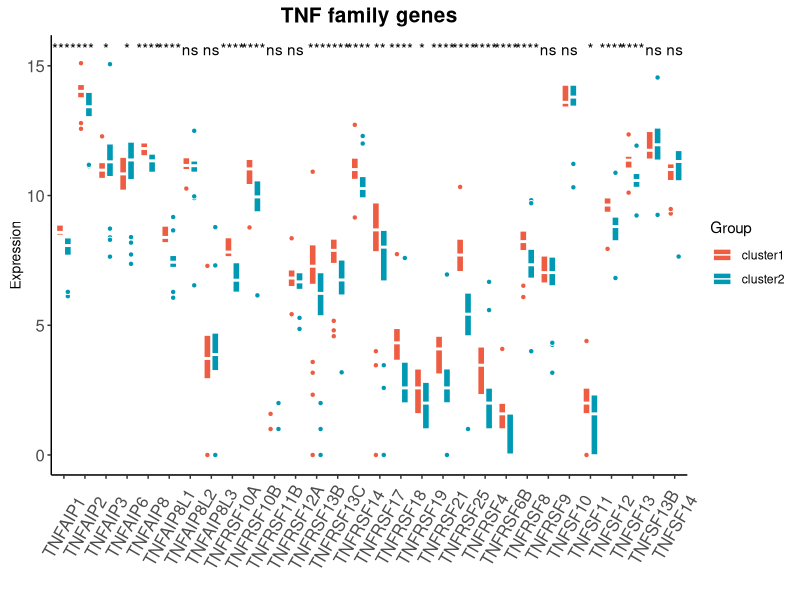

R code for this plot:

rm(list = ls())

rt=read.table("TNF_genes.txt",sep="\t",header=T,row.names=1,check.names=F)  
rt1=rt[,-1]
rt1=t(rt1)
rt1=log2(rt1+1)
library(tidyverse)
library(ggpubr)
rt1=as.data.frame(t(rt1))
dat <- rt1 %>% as.data.frame() %>%
  rownames_to_column("Sample") %>% 
  gather(key = Complement_Gene,value = Expression,-Sample)
dat$Group = rt[,1]

ggplot(dat,aes(Complement_Gene,Expression,fill = Group)) + 
  geom_boxplot(outlier.shape = 21,color = "white") + 

  labs(title = "TNF family genes", 
       x="",y = "Expression") +
  theme(legend.position = "top") + theme_classic()  + 
  theme(axis.title.y =  element_text(size = 10,vjust = 0.5,hjust = 0.5))+
  theme(axis.text.x = element_text(size = 12,angle = 45,vjust = 0.5,hjust = 0.5))+
  theme(axis.text.y = element_text(size = 12))+
  theme(plot.title = element_text(hjust = 0.5,size=15,face="bold"))+
  
  theme(axis.text.x = element_text(angle=60,vjust = 0.5))+
  scale_fill_manual(values = c("tomato2","#0099B4FF"))+ stat_compare_means(aes(group = Group,label = ..p.signif..),method = "wilcox.test")
ggsave("Figure_H.pdf",width = 10,height = 6.1)

